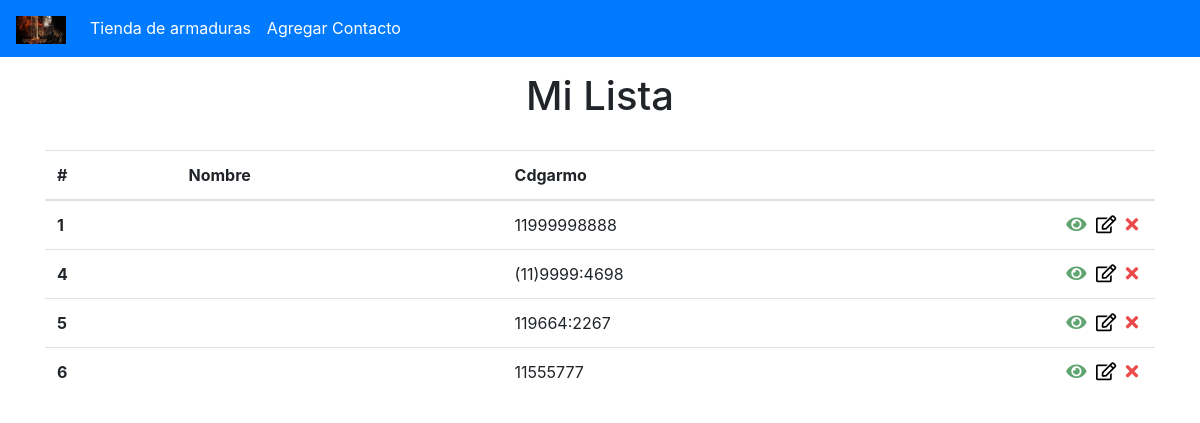
The page / on the database its author committed.
### tables this page shows
CREATE TABLE `Cdgarmo` (
  `id` int(11) NOT NULL,
  `name` varchar(255) DEFAULT NULL,
  `Cdgarmo` varchar(20) DEFAULT NULL,
  `Extra` text DEFAULT NULL
);

### config/process.php (called while the page is built, shortened)
<?php
include_once("connection.php");
include_once("url.php");
$data = $_POST;
if (!empty($data)) {
    if ($data["type"] === "create") {
        $name = $data["nome"];
        $Cdgarmo = $data["Cdgarmo"];
        $Extra = $data["Extra"];
        $query = "INSERT INTO Cdgarmo (nome, Cdgarmo, Extra)
                  VALUES (:nome, :Cdgarmo, :Extra)";
        $stmt = $conn->prepare($query);
        $stmt->bindParam(":nome", $name);
        $stmt->bindParam(":Cdgarmo", $Cdgarmo);
        $stmt->bindParam(":Extra", $Extra);
        try {
            $stmt->execute();
            $_SESSION["msg"] = "Cdgarmo criado com sucesso!";
        } catch (PDOException $e) {
            echo "Erro: " . $e->getMessage();
        }
    } else if ($data["type"] === "edit") {
        $name = $data["nome"];
        $Cdgarmo = $data["Cdgarmo"];
        $Extra = $data["Extra"];
        $id = $data["id"];
        $query = "UPDATE Cdgarmo
                  SET nome = :nome, Cdgarmo = :Cdgarmo, Extra = :Extra
                  WHERE id = :id";
        $stmt = $conn->prepare($query);
        $stmt->bindParam(":nome", $name);
        $stmt->bindParam(":Cdgarmo", $Cdgarmo);
        $stmt->bindParam(":Extra", $Extra);
        $stmt->bindParam(":id", $id);
        try {
            $stmt->execute();
            $_SESSION["msg"] = "Cdgarmo atualizado!";
        } catch (PDOException $e) {
            echo "Erro: " . $e->getMessage();
        }
    } else if ($data["type"] === "delete") {
        $id = $data["id"];
        $query = "DELETE FROM Cdgarmo WHERE id = :id";
        $stmt = $conn->prepare($query);
        $stmt->bindParam(":id", $id);
        try {
            $stmt->execute();
            $_SESSION["msg"] = "Cdgarmo removido!";
        } catch (PDOException $e) {
            echo "Erro: " . $e->getMessage();
        }
    }
    header("Location: " . $BASE_URL . "index.php");
    exit;
} else {
    $id = $_GET["id"] ?? null;
    if (!empty($id)) {
        $query = "SELECT * FROM Cdgarmo WHERE id = :id";
        $stmt = $conn->prepare($query);
        $stmt->bindParam(":id", $id);
        $stmt->execute();
        $garmor = $stmt->fetch();
    } else {
        $query = "SELECT * FROM Cdgarmo";
        $stmt = $conn->prepare($query);
        $stmt->execute();
        $garmos = $stmt->fetchAll();
    }
}

### config/url.php (called while the page is built)
<?php
  $BASE_URL = "http://" . $_SERVER['SERVER_NAME'] . dirname($_SERVER['REQUEST_URI'] . '?') . '/';

### index.php (the view, shortened to what this page needs)
<?php
  include_once("templates/header.php");
?>
  <div class="container">
    <h1 id="main-title">Mi Lista</h1>
    <?php if(count($garmos) > 0): ?>
      <table class="table" id="Cdgarmo-table">
        <thead>
          <tr>
            <th scope="col">#</th>
            <th scope="col">Nombre</th>
            <th scope="col">Cdgarmo</th>
            <th scope="col"></th>
          </tr>
        </thead>
        <tbody>
          <?php foreach($garmos as $Cdgarmo): ?>
            <tr>
              <td scope="row" class="col-id"><?= $Cdgarmo["id"] ?></td>
              <td scope="row"><?= $Cdgarmo["nome"] ?></td>
              <td scope="row"><?= $Cdgarmo["Cdgarmo"] ?></td>
              <td class="actions">
                <a href="<?= $BASE_URL ?>show.php?id=<?= $Cdgarmo["id"] ?>"><i class="fas fa-eye check-icon"></i></a>
                <a href="<?= $BASE_URL ?>edit.php?id=<?= $Cdgarmo["id"] ?>"><i class="far fa-edit edit-icon"></i></a>
                <form class="delete-form" action="<?= $BASE_URL ?>/config/process.php" method="POST">
                  <button type="submit" class="delete-btn"><i class="fas fa-times delete-icon"></i></button>
                </form>
              </td>
            </tr>
          <?php endforeach; ?>
        </tbody>
      </table>
    <?php else: ?>
      <p id="empty-list-text">No hay contactos en tu libreta de direcciones., <a href="<?= $BASE_URL ?>create.php">Haga clic aquí para agregar</a>.</p>
    <?php endif; ?>
  </div>
<?php
  include_once("templates/footer.php");
?>

### styles.css (style rules this page uses)
#main-title { text-align: center; margin: 15px 0 30px; }
.col-id { font-weight: bold; }
.actions { text-align: right; width: 150px; }
.actions i { font-size: 18px; margin-right: 5px; }
.check-icon { color: #046f1fa2; }
.edit-icon { color: #000000; }
.delete-form { display: inline-block; }
.delete-btn { background-color: transparent; border: none; padding: 0; }
.delete-icon { color: #e30000b5; }

### rows shown on the page
cdgarmo: id "1", Cdgarmo "11999998888"
cdgarmo: id "4", Cdgarmo "(11)9999:4698"
cdgarmo: id "5", Cdgarmo "119664:2267"
cdgarmo: id "6", Cdgarmo "11555777"
